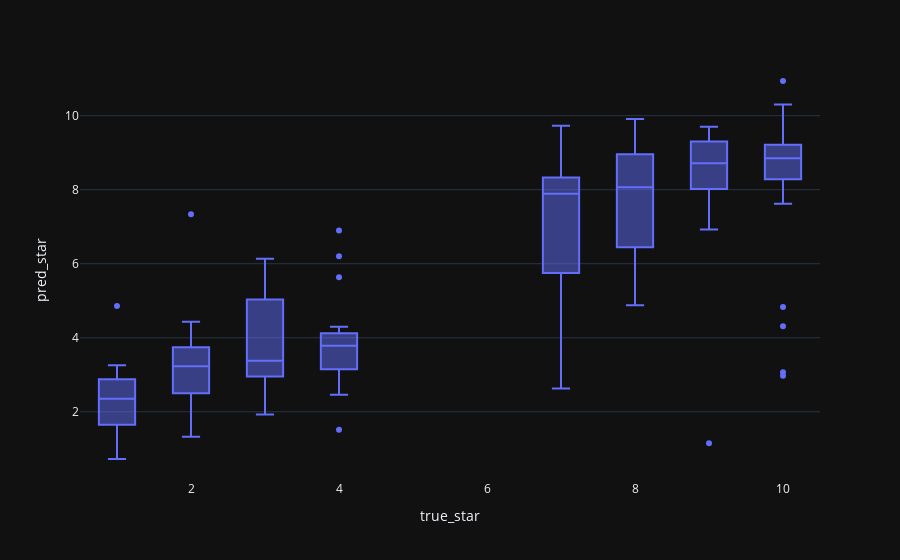

This figure's notebook cell:
### Code cell
px.box(df, x="true_star", y="pred_star", template="plotly_dark")

### Figure 1 — Plotly figure (JSON) as saved in the notebook; plotly's stock layout.template omitted (floating-point values rounded to 4 significant figures; data arrays with more than 128 entries replaced by an {"elided": "..."} marker saying what was removed)
{"data": [{"alignmentgroup": "True", "hovertemplate": "true_star=%{x}<br>pred_star=%{y}<extra></extra>", "legendgroup": "", "marker": {"color": "#636efa"}, "name": "", "notched": false, "offsetgroup": "", "orientation": "v", "showlegend": false, "type": "box", "x": {"elided": "200 int values"}, "x0": " ", "xaxis": "x", "y": {"elided": "200 float values"}, "y0": " ", "yaxis": "y"}], "layout": {"boxmode": "group", "legend": {"tracegroupgap": 0}, "margin": {"t": 60}, "xaxis": {"anchor": "y", "domain": [0, 1], "title": {"text": "true_star"}}, "yaxis": {"anchor": "x", "domain": [0, 1], "title": {"text": "pred_star"}}}}
